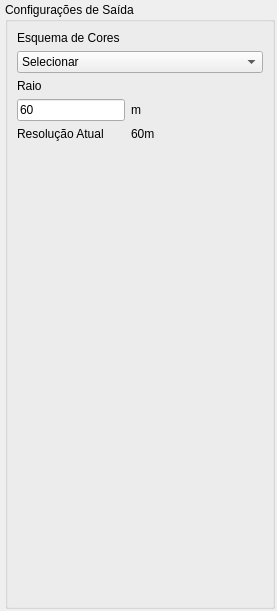
               <widget class="QWidget" name="scroll_area_widget_contents_output">
                <property name="geometry">
                 <rect>
                  <x>0</x>
                  <y>0</y>
                  <width>277</width>
                  <height>611</height>
                 </rect>
                </property>
                <layout class="QVBoxLayout" name="verticalLayout_15">
                 <property name="leftMargin">
                  <number>5</number>
                 </property>
                 <property name="topMargin">
                  <number>2</number>
                 </property>
                 <property name="rightMargin">
                  <number>2</number>
                 </property>
                 <property name="bottomMargin">
                  <number>2</number>
                 </property>
                 <item>
                  <widget class="QGroupBox" name="group_box_output_settings">
                   <property name="title">
                    <string>Configurações de Saída</string>
                   </property>
                   <layout class="QFormLayout" name="formLayout_15">
                    <item row="0" column="0">
                     <widget class="QLabel" name="label_output_colour_scheme">
                      <property name="text">
                       <string>Esquema de Cores</string>
                      </property>
                     </widget>
                    </item>
                    <item row="1" column="0" colspan="2">
                     <widget class="QComboBox" name="combo_box_output_colour_scheme">
                      <item>
                       <property name="text">
                        <string>Selecionar</string>
                       </property>
                      </item>
                      <item>
                       <property name="text">
                        <string>Rainbow</string>
                       </property>
                      </item>
                      <item>
                       <property name="text">
                        <string>Microwave</string>
                       </property>
                      </item>
                      <item>
                       <property name="text">
                        <string>Green</string>
                       </property>
                      </item>
                      <item>
                       <property name="text">
                        <string>Blue</string>
                       </property>
                      </item>
                      <item>
                       <property name="text">
                        <string>Red</string>
                       </property>
                      </item>
                     </widget>
                    </item>
                    <item row="2" column="0">
                     <widget class="QLabel" name="label_output_radius">
                      <property name="text">
                       <string>Raio</string>
                      </property>
                     </widget>
                    </item>
                    <item row="3" column="0">
                     <widget class="QLineEdit" name="input_output_radius">
                      <property name="text">
                       <string>60</string>
                      </property>
                     </widget>
                    </item>
                    <item row="3" column="1">
                     <widget class="QLabel" name="label_output_radius_meters">
                      <property name="text">
                       <string>m</string>
                      </property>
                     </widget>
                    </item>
                    <item row="4" column="0">
                     <widget class="QLabel" name="label_actual_resolution">
                      <property name="text">
                       <string>Resolução Atual</string>
                      </property>
                     </widget>
                    </item>
                    <item row="4" column="1">
                     <widget class="QLabel" name="label_actual_resolution_value">
                      <property name="text">
                       <string>60m</string>
                      </property>
                     </widget>
                    </item>
                   </layout>
                  </widget>
                 </item>
                </layout>
               </widget>
